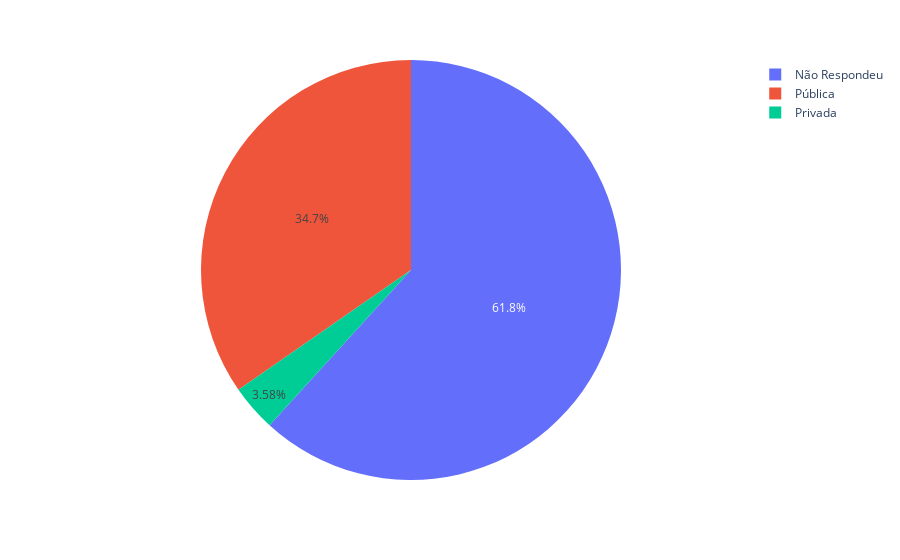

The code cell stored with this chart in its notebook:
### Code cell
fig = px.pie(tabela('TP_ESCOLA', 'TP_ESCOLA_DIC'), values='TP_ESCOLA', names='TP_ESCOLA_DIC')
fig.show()

### Figure 1 — Plotly figure (JSON) as saved in the notebook; plotly's stock layout.template omitted (floating-point values rounded to 4 significant figures)
{"data": [{"domain": {"x": [0, 1], "y": [0, 1]}, "hovertemplate": "TP_ESCOLA_DIC=%{label}<br>TP_ESCOLA=%{value}<extra></extra>", "labels": ["Não Respondeu", "Privada", "Pública"], "legendgroup": "", "name": "", "showlegend": true, "type": "pie", "values": [61762, 3582, 34656]}], "layout": {"autosize": true, "legend": {"tracegroupgap": 0}, "margin": {"t": 60}}}
